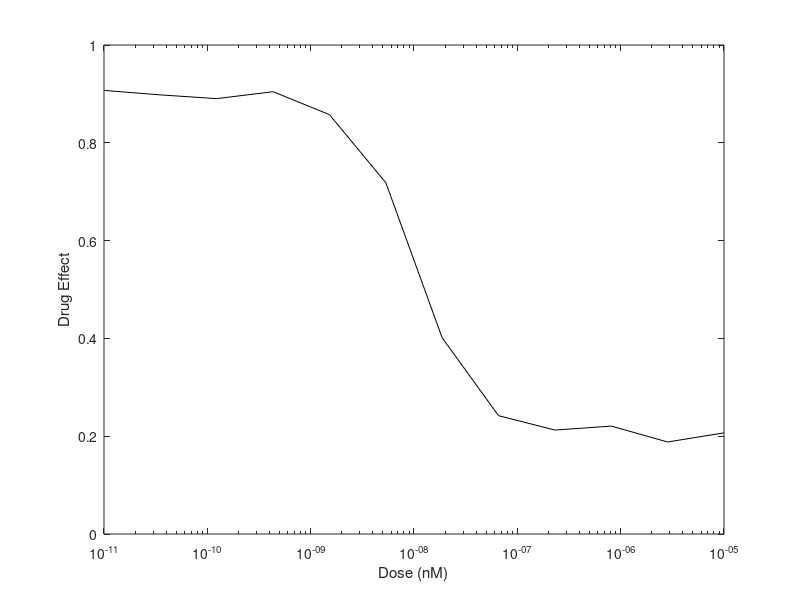

The MATLAB script that drew this image: (Note: this script raises an error after producing the figure.)
%% Single-cell dose response simulator
clear; clc; close all; 

%Input dose response parameters and generate population dose response

pop_ec50 = 1e-8;
pop_e0 = 0.9;
pop_emax = 0.2;
pop_hs = 2^0.5;

dose_conc = logspace(-11, -5, 12);
dose_conc_fine = logspace(-11, -5, length(dose_conc)*100);
pop_dr = pop_emax + (pop_e0-pop_emax)./(1+(dose_conc./pop_ec50).^pop_hs)+ random('Normal', 0, 0.01, length(dose_conc), 1)';

figure()
semilogx(dose_conc, pop_dr, 'k')
ylim([0 1])
ylabel('Drug Effect')
xlabel('Dose (nM)')



%% Simulate populations with variable EC50 and sharp switch behavior
N_cells = 1000;

%Create distributions of ec50, hill slope, e0, and emax parameters
pm_e0 = 0.05;
pm_emax = 0.05;

sc_dist_ec50 = makedist('Uniform', log10(pop_ec50)-1.5, log10(pop_ec50) + 1.5);
sc_dist_hs = makedist('Normal', log2(pop_hs)+1, 1);

sc_ec50 = 10.^random(sc_dist_ec50, N_cells,1);
sc_e0 = random('Uniform', pop_e0 - pm_e0, pop_e0+pm_e0);
sc_emax = random('Uniform', pop_emax - pm_emax, pop_emax+pm_emax);
sc_hs = 2.^random(sc_dist_hs, N_cells,1);
%Create single-cell dose response matrix with dimensions [N_doses x
%N_cells];
sc_dr = transpose(sc_emax + ((sc_e0-sc_emax)./(1+(dose_conc_fine./sc_ec50).^sc_hs)));

%Fit dose response curve to population average dose response
x0 = [pop_emax pop_e0, log10(pop_ec50), log2(pop_hs)];
F = @(x, xdata)x(1) + (x(2)-x(1))./(1 + (xdata./10^x(3)).^(2^x(4)));
lb = [0 0 -14 -4];
ub  = [1 1 -3 4];
[x,resnorm,~,exitflag,output] = lsqcurvefit(F,x0,dose_conc_fine,mean(sc_dr'), lb, ub);


% Plot 3 panels:
%Panel 1: Mean and single-cell dose responses
figure()
subplot(1,3,1)
semilogx(dose_conc_fine, mean(sc_dr'), 'b')
ylim([0 1])
ylabel('Drug Effect')
xlabel('Dose (nM)')
hold on
%Plot random single cell dose responses (There's no order to the sc_dr
%matrix so first 10 dose responses are random). 
semilogx(dose_conc_fine, sc_dr(:,1:10), 'r', 'LineWidth', 1)
legend('Population dose response', 'Single cells', 'Location', 'southoutside')
xlim([min(dose_conc_fine) max(dose_conc_fine)])
%Panel 2: Plot distribution of EC50 values and mean from population fit
subplot(1,3,2)
[f, xi] = ksdensity(log10(sc_ec50));
meanEC50 = x(3);
plot(xi, f, 'r')
xline(meanEC50, 'b', 'LineWidth', 1)
xlim([min(log10(sc_ec50)) max(log10(sc_ec50))]);
xlim([log10(pop_ec50)-1.5 log10(pop_ec50) + 1.5]);
xlabel('Log_{10}(EC_{50})')
legend('Single-cell Distribution', 'Population Fit', 'Location', 'southoutside')
%Panel 3: Plot distribution of HS values and mean from population fit. 
subplot(1,3,3)
[f, xi] = ksdensity(log2(sc_hs));
meanHS = x(4);
plot(xi, f, 'r')
xline(meanHS, 'b', 'LineWidth', 1)
xlim([min(log2(sc_hs)) max(log2(sc_hs))]);
legend('Single-cell Distribution', 'Population Fit', 'Location', 'southoutside')
xlabel('Log_{2}(HS)')

%Save figures (optional)
% saveas(gcf, ['figures/switchCompareAndFit2.png'])
% exportgraphics(gcf, ['figures/switchCompareAndFit2.pdf'], 'ContentType','vector') 
